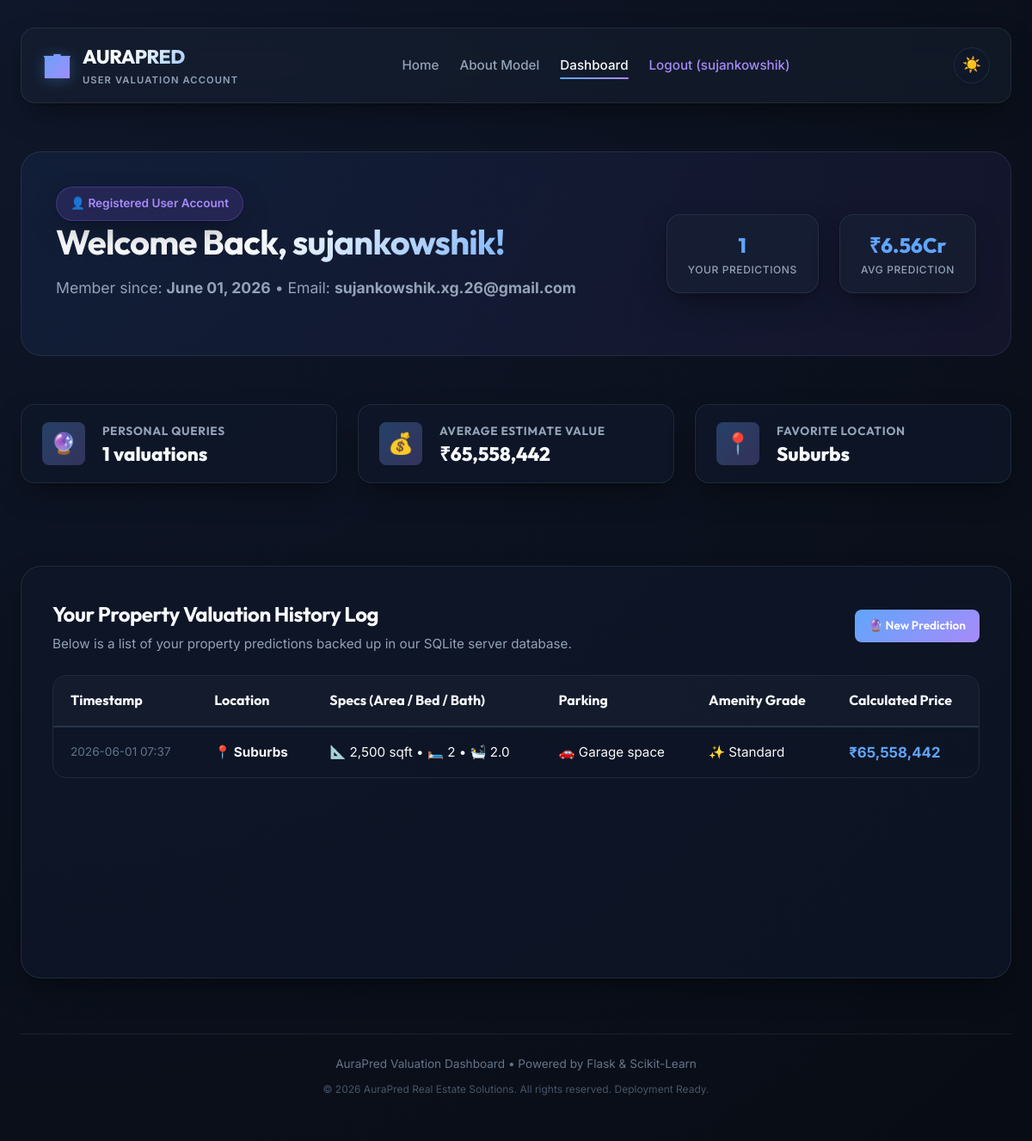
/dashboard (signed in), run on the app's committed database.
### app.py (models this page shows)
class User(db.Model):
    __tablename__ = 'users'
    id = db.Column(db.Integer, primary_key=True)
    username = db.Column(db.String(80), unique=True, nullable=False)
    email = db.Column(db.String(120), unique=True, nullable=False)
    password_hash = db.Column(db.String(128), nullable=False)
    is_admin = db.Column(db.Boolean, default=False)
    created_at = db.Column(db.DateTime, default=datetime.utcnow)
    predictions = db.relationship('PredictionLog', backref='user', lazy=True)

class PredictionLog(db.Model):
    __tablename__ = 'prediction_logs'
    id = db.Column(db.Integer, primary_key=True)
    user_id = db.Column(db.Integer, db.ForeignKey('users.id'), nullable=True)
    area = db.Column(db.Float, nullable=False)
    bedrooms = db.Column(db.Integer, nullable=False)
    bathrooms = db.Column(db.Float, nullable=False)
    location = db.Column(db.String(80), nullable=False)
    year_built = db.Column(db.Integer, nullable=False)
    parking = db.Column(db.String(10), nullable=False)
    floors = db.Column(db.Integer, nullable=False)
    amenities = db.Column(db.String(40), nullable=False)
    predicted_price = db.Column(db.Float, nullable=False)
    timestamp = db.Column(db.DateTime, default=datetime.utcnow)

### app.py (the view)
@app.route('/dashboard')
def dashboard():
    if not session.get('user_id'):
        flash("Please login to access the dashboard.", "warning")
        return redirect(url_for('login'))
    user = db.session.get(User, session['user_id'])
    if not user:
        session.clear()
        return redirect(url_for('login'))
    user_logs = PredictionLog.query.filter_by(user_id=user.id).order_by(PredictionLog.timestamp.desc()).all()
    log_count = len(user_logs)
    avg_price = 0.0
    top_loc = "N/A"
    if log_count > 0:
        prices = [log.predicted_price for log in user_logs]
        avg_price = sum(prices) / log_count
        locations = [log.location for log in user_logs]
        top_loc = max(set(locations), key=locations.count)
    stats = {
        'count': log_count,
        'avg_price': avg_price,
        'top_location': top_loc
    }
    return render_template('dashboard.html', user=user, logs=user_logs, stats=stats)

### templates/dashboard.html (shortened to what this page needs)
<!DOCTYPE html>
<html lang="en" data-theme="dark">
<head>
  <link rel="stylesheet" href="{{ url_for('static', filename='css/style.css') }}">
</head>
<body>
  <div class="app-container">
    <header>
      <div class="logo">
        <div class="logo-icon">🏢</div>
        <div>
          <h1 class="logo-text">AURA<span style="color: var(--primary);">PRED</span></h1>
          <div class="logo-tagline">User Valuation Account</div>
        </div>
      </div>
      <nav aria-label="Main Navigation">
        <a href="/" class="nav-link" id="nav-home">Home</a>
        <a href="/about" class="nav-link" id="nav-about">About Model</a>
        <a href="/dashboard" class="nav-link active" id="nav-dashboard">Dashboard</a>
        <a href="/logout" class="nav-link" id="nav-logout" style="color: var(--accent);">Logout ({{ session.username }})</a>
      </nav>
      <div class="controls-group">
        <button id="theme-toggle" class="btn-icon" aria-label="Toggle Dark/Light Mode" title="Toggle Theme">
          <span class="sun-icon">☀️</span>
        </button>
      </div>
    </header>
    <section class="hero-banner" aria-label="Dashboard Overview" style="margin-top: 1.5rem;">
      <div class="hero-text">
        <div class="badge-accuracy" style="background: rgba(139, 92, 246, 0.15); border: 1px solid rgba(139, 92, 246, 0.3); color: var(--accent);">
          👤 Registered User Account
        </div>
        <h1>Welcome Back, {{ user.username }}!</h1>
        <p>Member since: <strong>{{ user.created_at.strftime('%B %d, %Y') }}</strong> • Email: <strong>{{ user.email }}</strong></p>
      </div>
      <div class="hero-stats-quick">
        <div class="quick-stat-box">
          <div class="quick-stat-val">{{ stats.count }}</div>
          <div class="quick-stat-lbl">Your Predictions</div>
        </div>
        <div class="quick-stat-box">
          <div class="quick-stat-val">₹{{ "{:,.1f}L".format(stats.avg_price / 100000) if stats.avg_price >= 100000 and stats.avg_price < 10000000 else ("{:,.2f}Cr".format(stats.avg_price / 10000000) if stats.avg_price >= 10000000 else "0") }}</div>
          <div class="quick-stat-lbl">Avg Prediction</div>
        </div>
      </div>
    </section>
    <div class="stats-grid" style="margin-top: 1.5rem;">
      <div class="stat-card">
        <div class="stat-card-icon">🔮</div>
        <div class="stat-card-info">
          <h3>Personal Queries</h3>
          <p>{{ stats.count }} valuations</p>
        </div>
      </div>
      <div class="stat-card">
        <div class="stat-card-icon">💰</div>
        <div class="stat-card-info">
          <h3>Average Estimate Value</h3>
          <p>₹{{ "{:,.0f}".format(stats.avg_price) }}</p>
        </div>
      </div>
      <div class="stat-card">
        <div class="stat-card-icon">📍</div>
        <div class="stat-card-info">
          <h3>Favorite Location</h3>
          <p>{{ stats.top_location }}</p>
        </div>
      </div>
    </div>
    <main style="margin-top: 2rem;">
      <article class="history-card" style="width: 100%;">
        <div class="history-header">
          <div>
            <h2>Your Property Valuation History Log</h2>
            <p style="color: var(--text-muted); font-size: 0.95rem; margin-top: 0.2rem;">Below is a list of your property predictions backed up in our SQLite server database.</p>
          </div>
          <a href="/" class="btn-back btn-primary" style="text-decoration: none; padding: 0.5rem 1rem; font-size: 0.85rem;">🔮 New Prediction</a>
        </div>
        <div class="table-wrapper" style="margin-top: 1.5rem; width: 100%;">
          {% if logs %}
            <table class="benchmarks-table" style="width: 100%;">
              <thead>
                <tr>
                  <th>Timestamp</th>
                  <th>Location</th>
                  <th>Specs (Area / Bed / Bath)</th>
                  <th>Parking</th>
                  <th>Amenity Grade</th>
                  <th>Calculated Price</th>
                </tr>
              </thead>
              <tbody>
                {% for log in logs %}
                  <tr style="animation: fadeIn 0.4s ease-out;">
                    <td style="color: var(--text-light); font-size: 0.85rem;">{{ log.timestamp.strftime('%Y-%m-%d %H:%M') }}</td>
                    <td><strong>📍 {{ log.location }}</strong></td>
                    <td>📐 {{ "{:,}".format(log.area|int) }} sqft • 🛏️ {{ log.bedrooms }} • 🛀 {{ log.bathrooms }}</td>
                    <td>🚗 {{ 'Garage space' if log.parking == 'Yes' else 'None' }}</td>
                    <td>✨ {{ log.amenities }}</td>
                    <td style="font-weight: 700; color: var(--primary); font-size: 1.05rem;">₹{{ "{:,.0f}".format(log.predicted_price) }}</td>
                  </tr>
                {% endfor %}
              </tbody>
            </table>
          {% endif %}
        </div>
      </article>
    </main>
    <footer>
      <div>AuraPred Valuation Dashboard • Powered by Flask & Scikit-Learn</div>
      <div style="font-size: 0.75rem; opacity: 0.7;">© 2026 AuraPred Real Estate Solutions. All rights reserved. Deployment Ready.</div>
    </footer>
  </div>
</body>
</html>

### data on the page
User: username "sujankowshik", created_at "June 01, 2026", email "sujankowshik.xg.26@gmail.com"
PredictionLog: top_location "Suburbs", timestamp "2026-06-01 07:37", location "Suburbs", area "2,500", bedrooms "2", bathrooms "2.0", parking "Garage space", amenities "Standard", predicted_price "65,558,442"

### other printed values
{{ stats.count }} "1"
{{ "{:,.0f}".format(stats.avg_price) }} "65,558,442"
